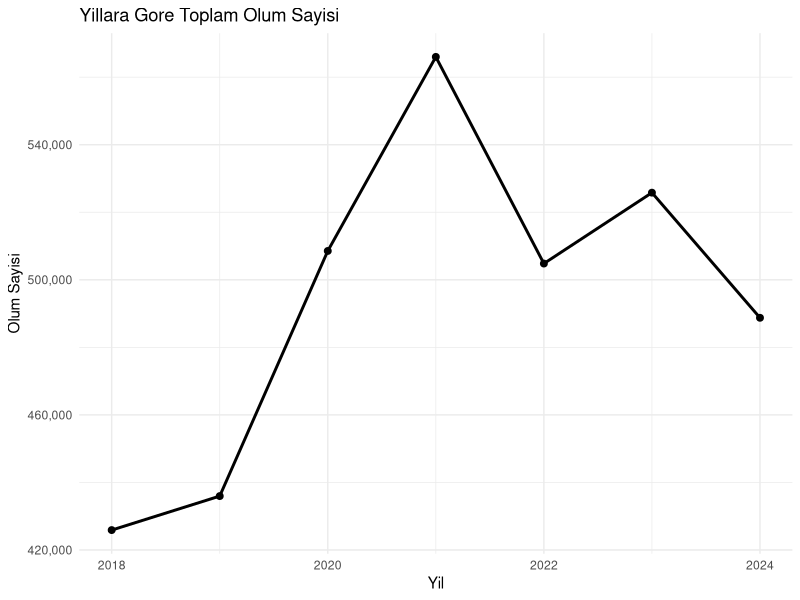
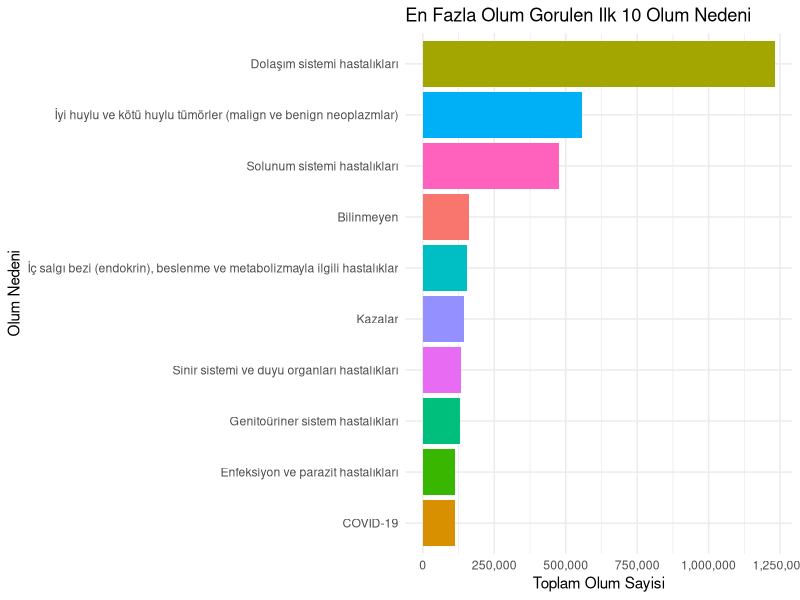
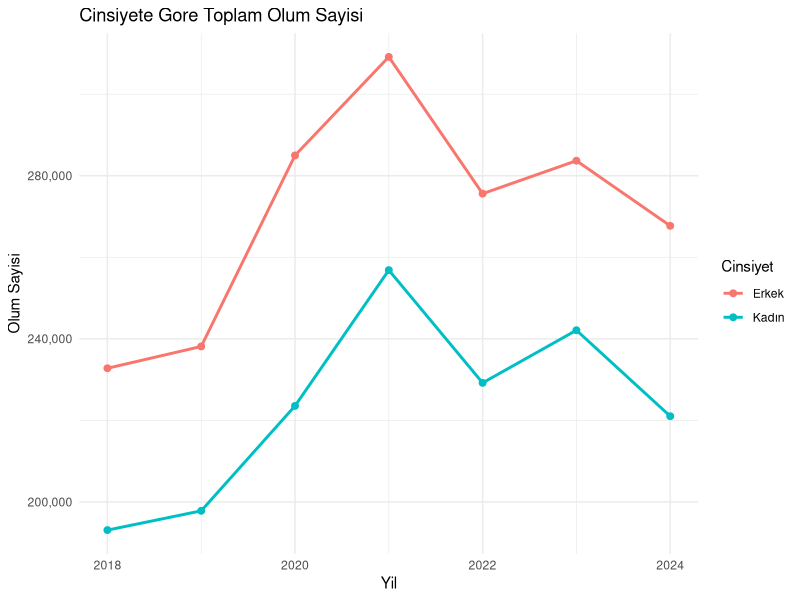
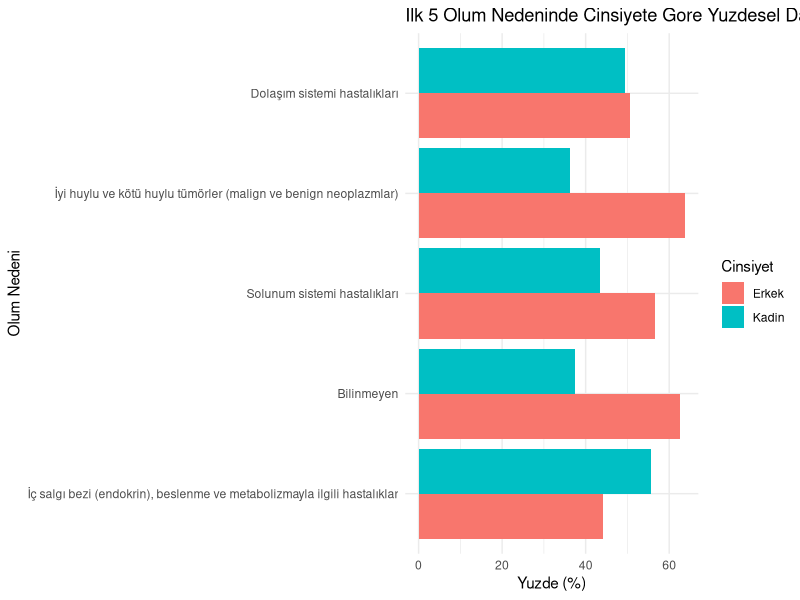
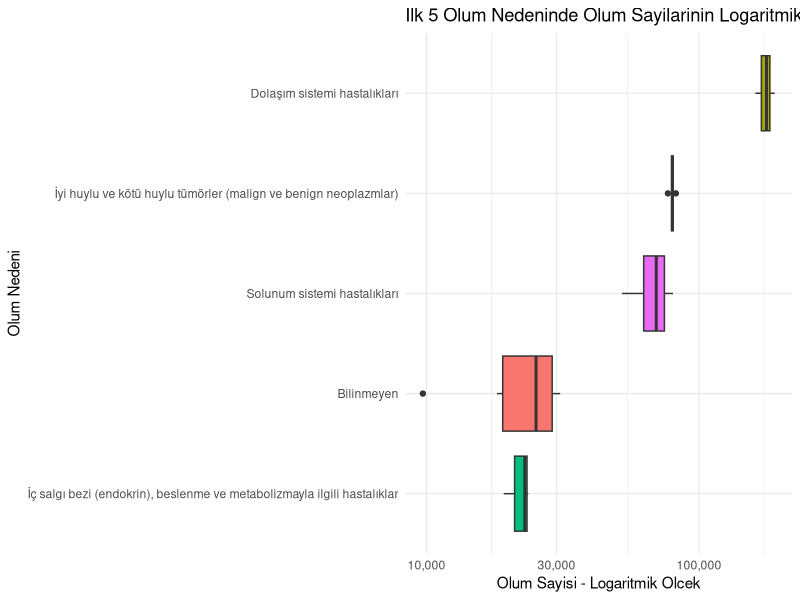
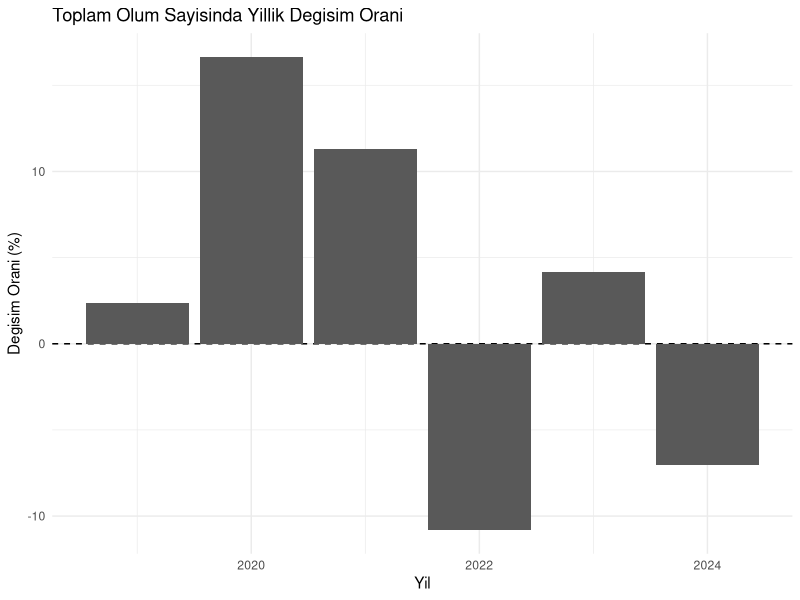
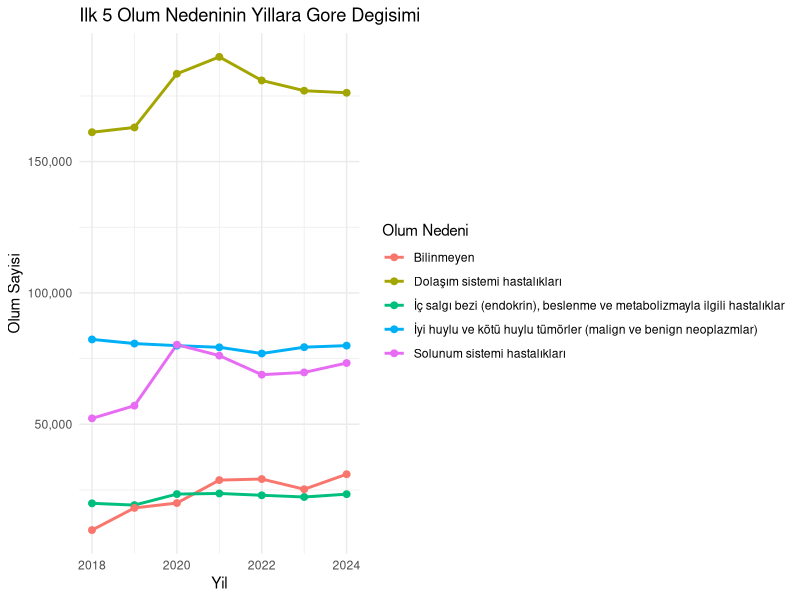
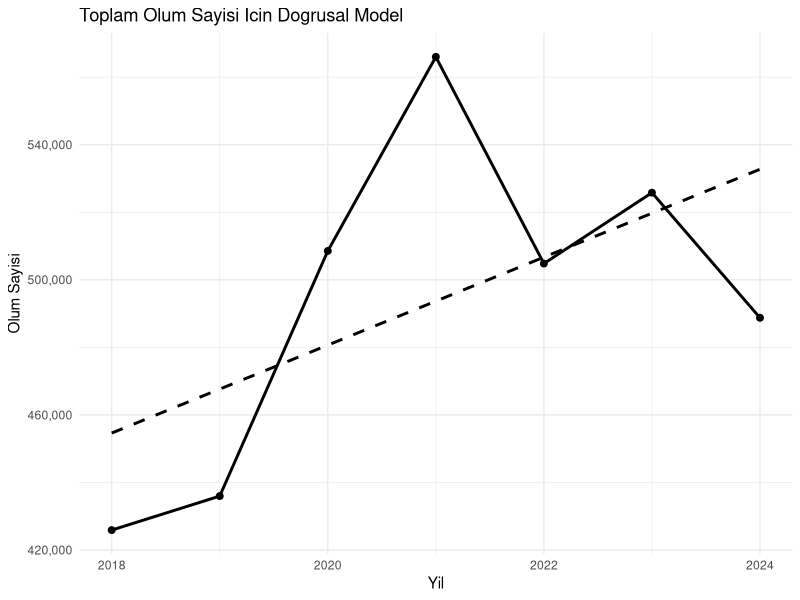

Source code (R) for these figures, in order:
## ---- chunk 1

#Paketlerin Yüklenmesi 
library(tidyverse)
library(readxl)
library(scales)
library(knitr)
library(broom)

#Verinin R ortamına aktarılması
veri <- read_excel("olum_nedenleri_tidy.csv.xlsx")

# Verinin genel yapısı
glimpse(veri)

#Verinin ilk satırları
veri %>%
  head(10) %>%
  kable()
## ---- chunk 2

#Veri Setinin Genel Özeti
veri %>%
  summarise(
    toplam_satir = n(),
    yil_sayisi = n_distinct(yil),
    cinsiyet_sayisi = n_distinct(cinsiyet),
    olum_nedeni_sayisi = n_distinct(olum_nedeni),
    ilk_yil = min(yil),
    son_yil = max(yil)
  ) %>%
  kable()

#Değişken Türlerinin Kontrolü
str(veri)

#Cinsiyet Kategorileri
veri %>%
  distinct(cinsiyet) %>%
  kable()

#Ölüm Nedeni Kategorileri
veri %>%
  distinct(olum_nedeni) %>%
  kable()
## ---- chunk 3

#Veri Tiplerinin Düzenlenmesi
veri <- veri %>%
  mutate(
    yil = as.numeric(yil),
    olum_sayisi = as.numeric(olum_sayisi),
    cinsiyet = as.character(cinsiyet),
    olum_nedeni = as.character(olum_nedeni)
  )

#Eksik Veri Kontrolü
veri %>%
  summarise(
    eksik_yil = sum(is.na(yil)),
    eksik_cinsiyet = sum(is.na(cinsiyet)),
    eksik_olum_nedeni = sum(is.na(olum_nedeni)),
    eksik_olum_sayisi = sum(is.na(olum_sayisi))
  ) %>%
  kable()

#Analiz İçin Alt Veri Setlerinin Oluşturulması
# Toplam cinsiyet satırları
veri_toplam <- veri %>%
  filter(cinsiyet == "Toplam")

# Sadece erkek ve kadın satırları
veri_cinsiyet <- veri %>%
  filter(cinsiyet %in% c("Erkek", "Kadın"))

# Tüm nedenler hariç ölüm nedenleri
veri_neden <- veri %>%
  filter(olum_nedeni != "Tüm nedenler")

# Toplam cinsiyet için ölüm nedenleri
veri_neden_toplam <- veri %>%
  filter(
    cinsiyet == "Toplam",
    olum_nedeni != "Tüm nedenler"
  )

# Erkek ve kadın için ölüm nedenleri
veri_neden_cinsiyet <- veri %>%
  filter(
    cinsiyet %in% c("Erkek", "Kadın"),
    olum_nedeni != "Tüm nedenler"
  )
## ---- chunk 4
toplam_olum <- veri %>%
  mutate(
    cinsiyet = str_squish(as.character(cinsiyet)),
    olum_nedeni = str_squish(as.character(olum_nedeni)),
    yil = as.numeric(yil),
    olum_sayisi = as.numeric(olum_sayisi)
  ) %>%
  filter(
    cinsiyet == "Toplam",
    str_detect(olum_nedeni, "^T.m nedenler$")
  ) %>%
  arrange(yil)

toplam_olum %>%
  select(yil, cinsiyet, olum_nedeni, olum_sayisi) %>%
  kable()

ggplot(toplam_olum, aes(x = yil, y = olum_sayisi, group = 1)) +
  geom_line(linewidth = 1) +
  geom_point(size = 2) +
  scale_y_continuous(labels = comma) +
  labs(
    title = "Yillara Gore Toplam Olum Sayisi",
    x = "Yil",
    y = "Olum Sayisi"
  ) +
  theme_minimal()
## ---- chunk 5
en_fazla_neden <- veri_neden_toplam %>%
  group_by(olum_nedeni) %>%
  summarise(
    toplam_olum = sum(olum_sayisi, na.rm = TRUE),
    .groups = "drop"
  ) %>%
  arrange(desc(toplam_olum))

en_fazla_neden %>%
  kable()

## ---- chunk 6
en_fazla_neden %>%
  mutate(
    olum_nedeni = str_squish(as.character(olum_nedeni))
  ) %>%
  filter(
    !str_detect(olum_nedeni, regex("^T.m nedenler$", ignore_case = TRUE))
  ) %>%
  slice_max(order_by = toplam_olum, n = 10) %>%
  ggplot(aes(
    x = reorder(olum_nedeni, toplam_olum),
    y = toplam_olum,
    fill = olum_nedeni
  )) +
  geom_col() +
  coord_flip() +
  scale_y_continuous(labels = comma) +
  labs(
    title = "En Fazla Olum Gorulen Ilk 10 Olum Nedeni",
    x = "Olum Nedeni",
    y = "Toplam Olum Sayisi",
    fill = "Olum Nedeni"
  ) +
  theme_minimal() +
  theme(
    legend.position = "none"
  )
## ---- chunk 7
cinsiyet_toplam <- veri %>%
  mutate(
    cinsiyet = str_squish(as.character(cinsiyet)),
    olum_nedeni = str_squish(as.character(olum_nedeni)),
    yil = as.numeric(yil),
    olum_sayisi = as.numeric(olum_sayisi)
  ) %>%
  filter(
    cinsiyet %in% c("Erkek", "Kadın"),
    str_detect(olum_nedeni, regex("^T.m nedenler$", ignore_case = TRUE))
  ) %>%
  arrange(cinsiyet, yil)

ggplot(cinsiyet_toplam, aes(x = yil, y = olum_sayisi, color = cinsiyet, group = cinsiyet)) +
  geom_line(linewidth = 1) +
  geom_point(size = 2) +
  scale_y_continuous(labels = comma) +
  labs(
    title = "Cinsiyete Gore Toplam Olum Sayisi",
    x = "Yil",
    y = "Olum Sayisi",
    color = "Cinsiyet"
  ) +
  theme_minimal()
## ---- chunk 8
cinsiyet_toplam_duzenli <- cinsiyet_toplam %>%
  mutate(
    cinsiyet = case_when(
      cinsiyet == "Kadın" ~ "Kadin",
      cinsiyet == "Erkek" ~ "Erkek",
      TRUE ~ cinsiyet
    )
  )

cinsiyet_fark <- cinsiyet_toplam_duzenli %>%
  pivot_wider(
    names_from = cinsiyet,
    values_from = olum_sayisi
  ) %>%
  mutate(
    erkek_kadin_farki = Erkek - Kadin,
    erkek_orani = Erkek / (Erkek + Kadin) * 100,
    kadin_orani = Kadin / (Erkek + Kadin) * 100
  )

cinsiyet_fark %>%
  kable(digits = 2)
## ---- chunk 9
ilk5_neden <- en_fazla_neden %>%
  mutate(
    olum_nedeni = str_squish(as.character(olum_nedeni))
  ) %>%
  filter(
    !str_detect(olum_nedeni, regex("^T.m nedenler$", ignore_case = TRUE))
  ) %>%
  slice_max(order_by = toplam_olum, n = 5) %>%
  pull(olum_nedeni)

ilk5_neden
## ---- chunk 10
# Cinsiyet ve ölüm nedeni bazlı veriyi hazırlama
veri_neden_cinsiyet <- veri %>%
  mutate(
    cinsiyet = str_squish(as.character(cinsiyet)),
    cinsiyet = case_when(
      cinsiyet == "Kadın" ~ "Kadin",
      cinsiyet == "Erkek" ~ "Erkek",
      TRUE ~ cinsiyet
    ),
    olum_nedeni = str_squish(as.character(olum_nedeni)),
    yil = as.numeric(yil),
    olum_sayisi = as.numeric(olum_sayisi)
  ) %>%
  filter(
    cinsiyet %in% c("Erkek", "Kadin"),
    !str_detect(olum_nedeni, regex("^T.m nedenler$", ignore_case = TRUE))
  )

# Tüm nedenler çıkarılarak ilk 5 ölüm nedeni belirlenir
ilk5_neden <- en_fazla_neden %>%
  mutate(
    olum_nedeni = str_squish(as.character(olum_nedeni))
  ) %>%
  filter(
    !str_detect(olum_nedeni, regex("^T.m nedenler$", ignore_case = TRUE))
  ) %>%
  slice_max(order_by = toplam_olum, n = 5) %>%
  pull(olum_nedeni)

# Cinsiyet ve ölüm nedeni bazında toplam ölüm sayısı
cinsiyet_neden_ozet <- veri_neden_cinsiyet %>%
  group_by(olum_nedeni, cinsiyet) %>%
  summarise(
    toplam_olum = sum(olum_sayisi, na.rm = TRUE),
    .groups = "drop"
  )

# Yüzdesel dağılım hesabı
cinsiyet_neden_yuzde <- cinsiyet_neden_ozet %>%
  filter(olum_nedeni %in% ilk5_neden) %>%
  group_by(olum_nedeni) %>%
  mutate(
    neden_toplami = sum(toplam_olum),
    yuzde = toplam_olum / neden_toplami * 100
  ) %>%
  ungroup()

cinsiyet_neden_yuzde %>%
  kable(digits = 2)
cinsiyet_neden_yuzde %>%
  ggplot(aes(
    x = reorder(olum_nedeni, neden_toplami),
    y = yuzde,
    fill = cinsiyet
  )) +
  geom_col(position = "dodge") +
  coord_flip() +
  labs(
    title = "Ilk 5 Olum Nedeninde Cinsiyete Gore Yuzdesel Dagilim",
    x = "Olum Nedeni",
    y = "Yuzde (%)",
    fill = "Cinsiyet"
  ) +
  theme_minimal()
## ---- chunk 11
boxplot_veri <- veri_neden_toplam %>%
  group_by(olum_nedeni) %>%
  mutate(toplam_neden_olum = sum(olum_sayisi, na.rm = TRUE)) %>%
  ungroup() %>%
  filter(olum_nedeni %in% ilk5_neden)

ggplot(boxplot_veri, aes(
  x = reorder(olum_nedeni, toplam_neden_olum),
  y = olum_sayisi,
  fill = olum_nedeni
)) +
  geom_boxplot() +
  coord_flip() +
  scale_y_log10(labels = comma) +
  labs(
    title = "Ilk 5 Olum Nedeninde Olum Sayilarinin Logaritmik Dagilimi",
    x = "Olum Nedeni",
    y = "Olum Sayisi - Logaritmik Olcek",
    fill = "Olum Nedeni"
  ) +
  theme_minimal() +
  theme(
    legend.position = "none"
  )
## ---- chunk 12
toplam_olum_degisim <- toplam_olum %>%
  arrange(yil) %>%
  mutate(
    onceki_yil_olum = lag(olum_sayisi),
    fark = olum_sayisi - onceki_yil_olum,
    degisim_orani = (olum_sayisi / onceki_yil_olum - 1) * 100
  )

toplam_olum_degisim %>%
  kable(digits = 2)
## ---- chunk 13
ggplot(toplam_olum_degisim, aes(x = yil, y = degisim_orani)) +
  geom_hline(yintercept = 0, linetype = "dashed") +
  geom_col() +
  labs(
    title = "Toplam Olum Sayisinda Yillik Degisim Orani",
    x = "Yil",
    y = "Degisim Orani (%)"
  ) +
  theme_minimal()
## ---- chunk 14
# Tüm nedenler çıkarılarak ilk 5 ölüm nedeni belirlenir
ilk5_neden <- en_fazla_neden %>%
  mutate(
    olum_nedeni = str_squish(as.character(olum_nedeni))
  ) %>%
  filter(
    !str_detect(olum_nedeni, regex("^T.m nedenler$", ignore_case = TRUE))
  ) %>%
  slice_max(order_by = toplam_olum, n = 5) %>%
  pull(olum_nedeni)

# İlk 5 ölüm nedeninin yıllara göre değişimi
veri_neden_toplam %>%
  mutate(
    olum_nedeni = str_squish(as.character(olum_nedeni))
  ) %>%
  filter(
    !str_detect(olum_nedeni, regex("^T.m nedenler$", ignore_case = TRUE)),
    olum_nedeni %in% ilk5_neden
  ) %>%
  ggplot(aes(
    x = yil,
    y = olum_sayisi,
    color = olum_nedeni,
    group = olum_nedeni
  )) +
  geom_line(linewidth = 1) +
  geom_point(size = 2) +
  scale_y_continuous(labels = comma) +
  labs(
    title = "Ilk 5 Olum Nedeninin Yillara Gore Degisimi",
    x = "Yil",
    y = "Olum Sayisi",
    color = "Olum Nedeni"
  ) +
  theme_minimal()
## ---- chunk 15
model_toplam <- lm(olum_sayisi ~ yil, data = toplam_olum)

summary(model_toplam)
## ---- chunk 16
glance(model_toplam) %>%
  select(r.squared, adj.r.squared, sigma, statistic, p.value) %>%
  kable(digits = 4)
## ---- chunk 17
toplam_olum_model <- toplam_olum %>%
  mutate(tahmin = predict(model_toplam))

ggplot(toplam_olum_model, aes(x = yil)) +
  geom_point(aes(y = olum_sayisi), size = 2) +
  geom_line(aes(y = olum_sayisi), linewidth = 1) +
  geom_line(aes(y = tahmin), linetype = "dashed", linewidth = 1) +
  scale_y_continuous(labels = comma) +
  labs(
    title = "Toplam Olum Sayisi Icin Dogrusal Model",
    x = "Yil",
    y = "Olum Sayisi"
  ) +
  theme_minimal()
## ---- chunk 18
model_hata <- toplam_olum_model %>%
  mutate(
    hata = olum_sayisi - tahmin,
    mutlak_hata = abs(hata),
    kare_hata = hata^2,
    yuzde_hata = abs(hata / olum_sayisi) * 100
  ) %>%
  summarise(
    MAD = mean(mutlak_hata, na.rm = TRUE),
    MSE = mean(kare_hata, na.rm = TRUE),
    RMSE = sqrt(MSE),
    MAPE = mean(yuzde_hata, na.rm = TRUE)
  )

model_hata %>%
  kable(digits = 2)
